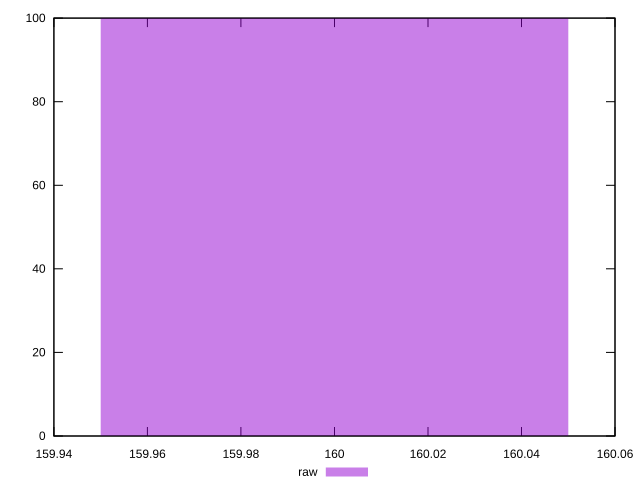

gnuplot code for this plot:
reset
set terminal svg size 640, 490
set output "reprap/uses-http2/samples/pages+cached+noexternal+nofonts+nosvg+noimg+nocss/raw/histogram.svg"

$raw <<EOF
160 100
EOF

set key outside below
set boxwidth 0.1
set yrange [0:100]
set style fill transparent solid 0.5 noborder

plot \
  $raw title "raw" with boxes, \


reset
